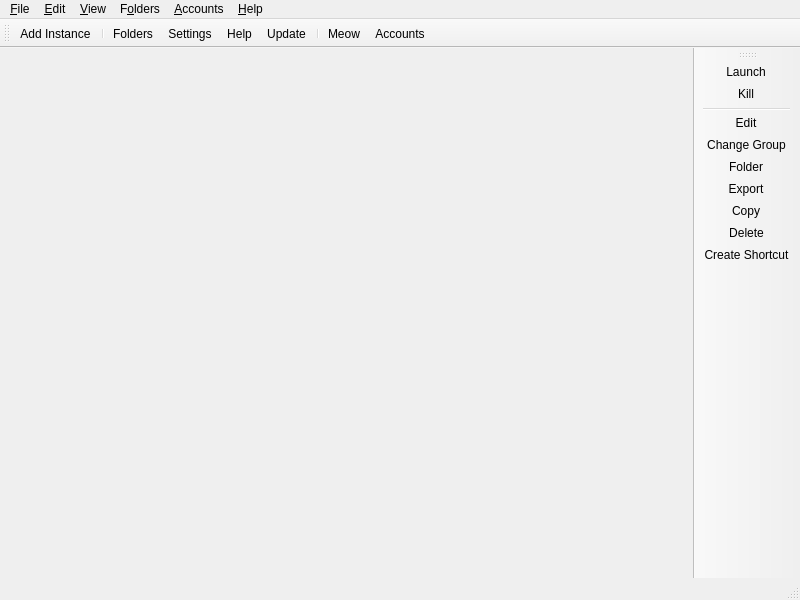
<?xml version="1.0" encoding="UTF-8"?>
<ui version="4.0">
 <class>MainWindow</class>
 <widget class="QMainWindow" name="MainWindow">
  <property name="geometry">
   <rect>
    <x>0</x>
    <y>0</y>
    <width>800</width>
    <height>600</height>
   </rect>
  </property>
  <widget class="QWidget" name="centralWidget">
   <layout class="QHBoxLayout" name="horizontalLayout">
    <property name="spacing">
     <number>0</number>
    </property>
    <property name="leftMargin">
     <number>0</number>
    </property>
    <property name="topMargin">
     <number>0</number>
    </property>
    <property name="rightMargin">
     <number>0</number>
    </property>
    <property name="bottomMargin">
     <number>0</number>
    </property>
   </layout>
  </widget>
  <widget class="QStatusBar" name="statusBar"/>
  <widget class="QToolBar" name="mainToolBar">
   <property name="windowTitle">
    <string>Main Toolbar</string>
   </property>
   <property name="allowedAreas">
    <set>Qt::BottomToolBarArea|Qt::TopToolBarArea</set>
   </property>
   <property name="toolButtonStyle">
    <enum>Qt::ToolButtonTextBesideIcon</enum>
   </property>
   <property name="floatable">
    <bool>false</bool>
   </property>
   <attribute name="toolBarArea">
    <enum>TopToolBarArea</enum>
   </attribute>
   <attribute name="toolBarBreak">
    <bool>false</bool>
   </attribute>
   <addaction name="actionAddInstance"/>
   <addaction name="separator"/>
   <addaction name="actionFoldersButton"/>
   <addaction name="actionSettings"/>
   <addaction name="actionHelpButton"/>
   <addaction name="actionCheckUpdate"/>
   <addaction name="separator"/>
   <addaction name="actionCAT"/>
   <addaction name="actionAccountsButton"/>
  </widget>
  <widget class="WideBar" name="instanceToolBar">
   <property name="windowTitle">
    <string>Instance Toolbar</string>
   </property>
   <property name="allowedAreas">
    <set>Qt::LeftToolBarArea|Qt::RightToolBarArea</set>
   </property>
   <property name="iconSize">
    <size>
     <width>16</width>
     <height>16</height>
    </size>
   </property>
   <property name="toolButtonStyle">
    <enum>Qt::ToolButtonTextBesideIcon</enum>
   </property>
   <property name="floatable">
    <bool>false</bool>
   </property>
   <property name="useDefaultAction" stdset="0">
    <bool>true</bool>
   </property>
   <attribute name="toolBarArea">
    <enum>RightToolBarArea</enum>
   </attribute>
   <attribute name="toolBarBreak">
    <bool>false</bool>
   </attribute>
   <addaction name="actionLaunchInstance"/>
   <addaction name="actionKillInstance"/>
   <addaction name="separator"/>
   <addaction name="actionEditInstance"/>
   <addaction name="actionChangeInstGroup"/>
   <addaction name="actionViewSelectedInstFolder"/>
   <addaction name="actionExportInstance"/>
   <addaction name="actionCopyInstance"/>
   <addaction name="actionDeleteInstance"/>
   <addaction name="actionCreateInstanceShortcut"/>
  </widget>
  <widget class="QMenuBar" name="menuBar">
   <property name="geometry">
    <rect>
     <x>0</x>
     <y>0</y>
     <width>800</width>
     <height>22</height>
    </rect>
   </property>
   <widget class="QMenu" name="fileMenu">
    <property name="title">
     <string>&amp;File</string>
    </property>
    <property name="toolTipsVisible">
     <bool>true</bool>
    </property>
    <addaction name="actionAddInstance"/>
    <addaction name="separator"/>
    <addaction name="actionLaunchInstance"/>
    <addaction name="actionKillInstance"/>
    <addaction name="separator"/>
    <addaction name="actionEditInstance"/>
    <addaction name="actionChangeInstGroup"/>
    <addaction name="actionViewSelectedInstFolder"/>
    <addaction name="actionExportInstance"/>
    <addaction name="actionCopyInstance"/>
    <addaction name="actionDeleteInstance"/>
    <addaction name="actionCreateInstanceShortcut"/>
    <addaction name="separator"/>
    <addaction name="actionSettings"/>
    <addaction name="actionCloseWindow"/>
   </widget>
   <widget class="QMenu" name="editMenu">
    <property name="title">
     <string>&amp;Edit</string>
    </property>
    <property name="toolTipsVisible">
     <bool>true</bool>
    </property>
    <addaction name="actionUndoTrashInstance"/>
   </widget>
   <widget class="QMenu" name="viewMenu">
    <property name="title">
     <string>&amp;View</string>
    </property>
    <property name="toolTipsVisible">
     <bool>true</bool>
    </property>
    <addaction name="actionChangeTheme"/>
    <addaction name="separator"/>
    <addaction name="actionCAT"/>
    <addaction name="actionToggleStatusBar"/>
    <addaction name="actionLockToolbars"/>
    <addaction name="separator"/>
   </widget>
   <widget class="QMenu" name="foldersMenu">
    <property name="title">
     <string>F&amp;olders</string>
    </property>
    <property name="toolTipsVisible">
     <bool>true</bool>
    </property>
    <addaction name="actionViewLauncherRootFolder"/>
    <addaction name="separator"/>
    <addaction name="actionViewInstanceFolder"/>
    <addaction name="actionViewCentralModsFolder"/>
    <addaction name="actionViewSkinsFolder"/>
    <addaction name="separator"/>
    <addaction name="actionViewIconThemeFolder"/>
    <addaction name="actionViewWidgetThemeFolder"/>
    <addaction name="actionViewCatPackFolder"/>
    <addaction name="actionViewIconsFolder"/>
    <addaction name="separator"/>
    <addaction name="actionViewLogsFolder"/>
   </widget>
   <widget class="QMenu" name="accountsMenu">
    <property name="title">
     <string>&amp;Accounts</string>
    </property>
   </widget>
   <widget class="QMenu" name="helpMenu">
    <property name="title">
     <string>&amp;Help</string>
    </property>
    <property name="toolTipsVisible">
     <bool>true</bool>
    </property>
    <addaction name="actionClearMetadata"/>
    <addaction name="actionReportBug"/>
    <addaction name="actionAddToPATH"/>
    <addaction name="separator"/>
    <addaction name="actionMATRIX"/>
    <addaction name="actionDISCORD"/>
    <addaction name="actionREDDIT"/>
    <addaction name="separator"/>
    <addaction name="actionCheckUpdate"/>
    <addaction name="actionOpenWiki"/>
    <addaction name="actionAbout"/>
   </widget>
   <addaction name="fileMenu"/>
   <addaction name="editMenu"/>
   <addaction name="viewMenu"/>
   <addaction name="foldersMenu"/>
   <addaction name="accountsMenu"/>
   <addaction name="helpMenu"/>
  </widget>
  <action name="actionCAT">
   <property name="checkable">
    <bool>true</bool>
   </property>
   <property name="icon">
    <iconset theme="cat">
     <normaloff>.</normaloff>.</iconset>
   </property>
   <property name="text">
    <string>&amp;Meow</string>
   </property>
   <property name="toolTip">
    <string>It's a fluffy kitty :3</string>
   </property>
  </action>
  <action name="actionToggleStatusBar">
   <property name="checkable">
    <bool>true</bool>
   </property>
   <property name="text">
    <string>Status Bar</string>
   </property>
  </action>
  <action name="actionLockToolbars">
   <property name="checkable">
    <bool>true</bool>
   </property>
   <property name="text">
    <string>Lock Toolbars</string>
   </property>
  </action>
  <action name="actionUndoTrashInstance">
   <property name="enabled">
    <bool>false</bool>
   </property>
   <property name="text">
    <string>&amp;Undo Last Instance Deletion</string>
   </property>
  </action>
  <action name="actionAddInstance">
   <property name="icon">
    <iconset theme="new">
     <normaloff>.</normaloff>.</iconset>
   </property>
   <property name="text">
    <string>Add Instanc&amp;e...</string>
   </property>
   <property name="toolTip">
    <string>Add a new instance.</string>
   </property>
  </action>
  <action name="actionCheckUpdate">
   <property name="icon">
    <iconset theme="checkupdate">
     <normaloff>.</normaloff>.</iconset>
   </property>
   <property name="text">
    <string>&amp;Update...</string>
   </property>
   <property name="toolTip">
    <string>Check for new updates for %1.</string>
   </property>
   <property name="menuRole">
    <enum>QAction::ApplicationSpecificRole</enum>
   </property>
  </action>
  <action name="actionSettings">
   <property name="icon">
    <iconset theme="settings">
     <normaloff>.</normaloff>.</iconset>
   </property>
   <property name="text">
    <string>Setti&amp;ngs...</string>
   </property>
   <property name="toolTip">
    <string>Change settings.</string>
   </property>
   <property name="menuRole">
    <enum>QAction::PreferencesRole</enum>
   </property>
  </action>
  <action name="actionManageAccounts">
   <property name="icon">
    <iconset theme="accounts">
     <normaloff>.</normaloff>.</iconset>
   </property>
   <property name="text">
    <string>&amp;Manage Accounts...</string>
   </property>
  </action>
  <action name="actionLaunchInstance">
   <property name="icon">
    <iconset theme="launch">
     <normaloff>.</normaloff>.</iconset>
   </property>
   <property name="text">
    <string>&amp;Launch</string>
   </property>
   <property name="toolTip">
    <string>Launch the selected instance.</string>
   </property>
  </action>
  <action name="actionKillInstance">
   <property name="icon">
    <iconset theme="status-bad">
     <normaloff>.</normaloff>.</iconset>
   </property>
   <property name="text">
    <string>&amp;Kill</string>
   </property>
   <property name="toolTip">
    <string>Kill the running instance.</string>
   </property>
   <property name="shortcut">
    <string>Ctrl+K</string>
   </property>
  </action>
  <action name="actionRenameInstance">
   <property name="icon">
    <iconset theme="rename">
     <normaloff>.</normaloff>.</iconset>
   </property>
   <property name="text">
    <string>Rename</string>
   </property>
   <property name="toolTip">
    <string>Rename the selected instance.</string>
   </property>
  </action>
  <action name="actionChangeInstGroup">
   <property name="icon">
    <iconset theme="tag">
     <normaloff>.</normaloff>.</iconset>
   </property>
   <property name="text">
    <string>&amp;Change Group...</string>
   </property>
   <property name="toolTip">
    <string>Change the selected instance's group.</string>
   </property>
   <property name="shortcut">
    <string>Ctrl+G</string>
   </property>
  </action>
  <action name="actionChangeInstIcon">
   <property name="text">
    <string>Change Icon</string>
   </property>
   <property name="toolTip">
    <string>Change the selected instance's icon.</string>
   </property>
  </action>
  <action name="actionEditInstance">
   <property name="icon">
    <iconset theme="settings">
     <normaloff>.</normaloff>.</iconset>
   </property>
   <property name="text">
    <string>&amp;Edit...</string>
   </property>
   <property name="toolTip">
    <string>Change the instance settings, mods and versions.</string>
   </property>
   <property name="shortcut">
    <string>Ctrl+I</string>
   </property>
  </action>
  <action name="actionViewSelectedInstFolder">
   <property name="icon">
    <iconset theme="viewfolder">
     <normaloff>.</normaloff>.</iconset>
   </property>
   <property name="text">
    <string>&amp;Folder</string>
   </property>
   <property name="toolTip">
    <string>Open the selected instance's root folder in a file browser.</string>
   </property>
  </action>
  <action name="actionDeleteInstance">
   <property name="icon">
    <iconset theme="delete">
     <normaloff>.</normaloff>.</iconset>
   </property>
   <property name="text">
    <string>Dele&amp;te</string>
   </property>
   <property name="toolTip">
    <string>Delete the selected instance.</string>
   </property>
   <property name="autoRepeat">
    <bool>false</bool>
   </property>
  </action>
  <action name="actionCopyInstance">
   <property name="icon">
    <iconset theme="copy">
     <normaloff>.</normaloff>.</iconset>
   </property>
   <property name="text">
    <string>Cop&amp;y...</string>
   </property>
   <property name="toolTip">
    <string>Copy the selected instance.</string>
   </property>
   <property name="shortcut">
    <string>Ctrl+D</string>
   </property>
  </action>
  <action name="actionExportInstance">
   <property name="icon">
    <iconset theme="export">
     <normaloff>.</normaloff>.</iconset>
   </property>
   <property name="text">
    <string>E&amp;xport...</string>
   </property>
   <property name="toolTip">
    <string>Export the selected instance to supported formats.</string>
   </property>
  </action>
  <action name="actionExportInstanceZip">
   <property name="icon">
    <iconset theme="launcher">
     <normaloff>.</normaloff>.</iconset>
   </property>
   <property name="text">
    <string>Prism Launcher (zip)</string>
   </property>
  </action>
  <action name="actionExportInstanceMrPack">
   <property name="icon">
    <iconset theme="modrinth">
     <normaloff>.</normaloff>.</iconset>
   </property>
   <property name="text">
    <string>Modrinth (mrpack)</string>
   </property>
  </action>
  <action name="actionExportInstanceFlamePack">
   <property name="icon">
    <iconset theme="flame">
     <normaloff>.</normaloff>.</iconset>
   </property>
   <property name="text">
    <string>CurseForge (zip)</string>
   </property>
  </action>
  <action name="actionCreateInstanceShortcut">
   <property name="icon">
    <iconset theme="shortcut">
     <normaloff>.</normaloff>.</iconset>
   </property>
   <property name="text">
    <string>Create Shortcut</string>
   </property>
   <property name="toolTip">
    <string>Creates a shortcut on your desktop to launch the selected instance.</string>
   </property>
  </action>
  <action name="actionNoAccountsAdded">
   <property name="icon">
    <iconset theme="noaccount">
     <normaloff>.</normaloff>.</iconset>
   </property>
   <property name="text">
    <string>No accounts added!</string>
   </property>
  </action>
  <action name="actionNoDefaultAccount">
   <property name="checkable">
    <bool>true</bool>
   </property>
   <property name="icon">
    <iconset theme="noaccount">
     <normaloff>.</normaloff>.</iconset>
   </property>
   <property name="text">
    <string>No Default Account</string>
   </property>
   <property name="shortcut">
    <string>Ctrl+0</string>
   </property>
  </action>
  <action name="actionCloseWindow">
   <property name="icon">
    <iconset theme="status-bad">
     <normaloff>.</normaloff>.</iconset>
   </property>
   <property name="text">
    <string>Close &amp;Window</string>
   </property>
   <property name="toolTip">
    <string>Close the current window</string>
   </property>
   <property name="menuRole">
    <enum>QAction::QuitRole</enum>
   </property>
  </action>
  <action name="actionViewInstanceFolder">
   <property name="icon">
    <iconset theme="viewfolder">
     <normaloff>.</normaloff>.</iconset>
   </property>
   <property name="text">
    <string>&amp;Instances</string>
   </property>
   <property name="toolTip">
    <string>Open the instances folder in a file browser.</string>
   </property>
  </action>
  <action name="actionViewLauncherRootFolder">
   <property name="icon">
    <iconset theme="viewfolder">
     <normaloff>.</normaloff>.</iconset>
   </property>
   <property name="text">
    <string>Launcher &amp;Root</string>
   </property>
   <property name="toolTip">
    <string>Open the launcher's root folder in a file browser.</string>
   </property>
  </action>
  <action name="actionViewCentralModsFolder">
   <property name="icon">
    <iconset theme="centralmods">
     <normaloff>.</normaloff>.</iconset>
   </property>
   <property name="text">
    <string>&amp;Central Mods</string>
   </property>
   <property name="toolTip">
    <string>Open the central mods folder in a file browser.</string>
   </property>
  </action>
  <action name="actionViewSkinsFolder">
   <property name="icon">
    <iconset theme="viewfolder">
     <normaloff>.</normaloff>.</iconset>
   </property>
   <property name="text">
    <string>&amp;Skins</string>
   </property>
   <property name="toolTip">
    <string>Open the skins folder in a file browser.</string>
   </property>
  </action>
  <action name="actionViewIconsFolder">
   <property name="icon">
    <iconset theme="viewfolder">
     <normaloff>.</normaloff>.</iconset>
   </property>
   <property name="text">
    <string>Instance Icons</string>
   </property>
   <property name="toolTip">
    <string>Open the instance icons folder in a file browser.</string>
   </property>
  </action>
  <action name="actionViewLogsFolder">
   <property name="icon">
    <iconset theme="viewfolder">
     <normaloff>.</normaloff>.</iconset>
   </property>
   <property name="text">
    <string>Logs</string>
   </property>
   <property name="toolTip">
    <string>Open the logs folder in a file browser.</string>
   </property>
  </action>
  <action name="actionChangeTheme">
   <property name="text">
    <string>Themes</string>
   </property>
  </action>
  <action name="actionReportBug">
   <property name="icon">
    <iconset theme="bug">
     <normaloff>.</normaloff>.</iconset>
   </property>
   <property name="text">
    <string>Report a Bug or Suggest a Feature</string>
   </property>
   <property name="toolTip">
    <string>Open the bug tracker to report a bug with %1.</string>
   </property>
  </action>
  <action name="actionDISCORD">
   <property name="icon">
    <iconset theme="discord">
     <normaloff>.</normaloff>.</iconset>
   </property>
   <property name="text">
    <string>&amp;Discord Guild</string>
   </property>
   <property name="toolTip">
    <string>Open %1 Discord guild.</string>
   </property>
  </action>
  <action name="actionMATRIX">
   <property name="icon">
    <iconset theme="matrix">
     <normaloff>.</normaloff>.</iconset>
   </property>
   <property name="text">
    <string>&amp;Matrix Space</string>
   </property>
   <property name="toolTip">
    <string>Open %1 Matrix space.</string>
   </property>
  </action>
  <action name="actionREDDIT">
   <property name="icon">
    <iconset theme="reddit-alien">
     <normaloff>.</normaloff>.</iconset>
   </property>
   <property name="text">
    <string>Sub&amp;reddit</string>
   </property>
   <property name="toolTip">
    <string>Open %1 subreddit.</string>
   </property>
  </action>
  <action name="actionAbout">
   <property name="icon">
    <iconset theme="about">
     <normaloff>.</normaloff>.</iconset>
   </property>
   <property name="text">
    <string>&amp;About %1</string>
   </property>
   <property name="toolTip">
    <string>View information about %1.</string>
   </property>
   <property name="menuRole">
    <enum>QAction::AboutRole</enum>
   </property>
  </action>
  <action name="actionClearMetadata">
   <property name="icon">
    <iconset theme="refresh">
     <normaloff>.</normaloff>.</iconset>
   </property>
   <property name="text">
    <string>&amp;Clear Metadata Cache</string>
   </property>
   <property name="toolTip">
    <string>Clear cached metadata</string>
   </property>
  </action>
  <action name="actionAddToPATH">
   <property name="icon">
    <iconset theme="custom-commands">
     <normaloff>.</normaloff>.</iconset>
   </property>
   <property name="text">
    <string>Install to &amp;PATH</string>
   </property>
   <property name="toolTip">
    <string>Install a %1 symlink to /usr/local/bin</string>
   </property>
  </action>
  <action name="actionFoldersButton">
   <property name="icon">
    <iconset theme="viewfolder">
     <normaloff>.</normaloff>.</iconset>
   </property>
   <property name="text">
    <string>Folders</string>
   </property>
   <property name="toolTip">
    <string>Open one of the folders shared between instances.</string>
   </property>
  </action>
  <action name="actionHelpButton">
   <property name="icon">
    <iconset theme="help">
     <normaloff>.</normaloff>.</iconset>
   </property>
   <property name="text">
    <string>Help</string>
   </property>
   <property name="toolTip">
    <string>Get help with %1 or Minecraft.</string>
   </property>
  </action>
  <action name="actionAccountsButton">
   <property name="icon">
    <iconset theme="noaccount">
     <normaloff>.</normaloff>.</iconset>
   </property>
   <property name="text">
    <string>Accounts</string>
   </property>
  </action>
  <action name="actionOpenWiki">
   <property name="icon">
    <iconset theme="help">
     <normaloff>.</normaloff>.</iconset>
   </property>
   <property name="text">
    <string>%1 &amp;Help</string>
   </property>
   <property name="toolTip">
    <string>Open the %1 wiki</string>
   </property>
  </action>
  <action name="actionViewWidgetThemeFolder">
   <property name="icon">
    <iconset theme="viewfolder">
     <normaloff>.</normaloff>.</iconset>
   </property>
   <property name="text">
    <string>&amp;Widget Themes</string>
   </property>
   <property name="toolTip">
    <string>Open the widget themes folder in a file browser.</string>
   </property>
  </action>
  <action name="actionViewIconThemeFolder">
   <property name="icon">
    <iconset theme="viewfolder">
     <normaloff>.</normaloff>.</iconset>
   </property>
   <property name="text">
    <string>I&amp;con Theme</string>
   </property>
   <property name="toolTip">
    <string>Open the icon theme folder in a file browser.</string>
   </property>
  </action>
  <action name="actionViewCatPackFolder">
   <property name="icon">
    <iconset theme="viewfolder">
     <normaloff>.</normaloff>.</iconset>
   </property>
   <property name="text">
    <string>Cat Packs</string>
   </property>
   <property name="toolTip">
    <string>Open the cat packs folder in a file browser.</string>
   </property>
  </action>
 </widget>
 <customwidgets>
  <customwidget>
   <class>WideBar</class>
   <extends>QToolBar</extends>
   <header>ui/widgets/WideBar.h</header>
  </customwidget>
 </customwidgets>
 <resources/>
 <connections/>
</ui>
